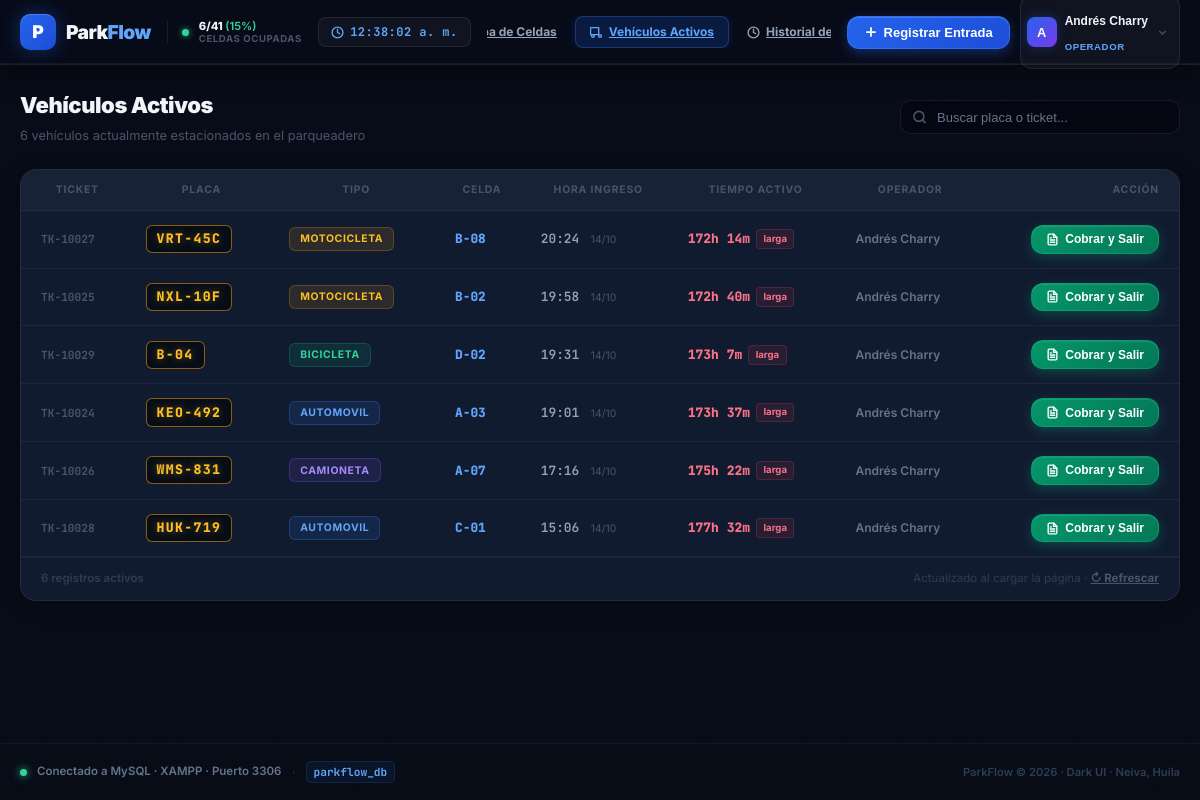
Screenshot of /php-app/index.php?view=active with the database file from the repository.
### tables this page shows
CREATE TABLE `users` (
  `id` VARCHAR(50) NOT NULL,
  `name` VARCHAR(100) NOT NULL,
  `email` VARCHAR(150) NOT NULL UNIQUE,
  `password` VARCHAR(255) NULL,
  `role` ENUM('ADMIN', 'OPERADOR') NOT NULL DEFAULT 'OPERADOR',
  `shift` VARCHAR(50) NULL,
  `active` TINYINT(1) NOT NULL DEFAULT 1,
  `avatar_url` VARCHAR(255) NULL,
  `created_at` DATETIME NOT NULL DEFAULT CURRENT_TIMESTAMP,
  `updated_at` DATETIME NOT NULL DEFAULT CURRENT_TIMESTAMP ON UPDATE CURRENT_TIMESTAMP,
  PRIMARY KEY (`id`)
);

CREATE TABLE `movements` (
  `id` VARCHAR(50) NOT NULL,
  `ticket_number` VARCHAR(50) NOT NULL UNIQUE,
  `plate` VARCHAR(20) NOT NULL,
  `vehicle_type` ENUM('automovil', 'motocicleta', 'camioneta', 'bicicleta') NOT NULL,
  `space_id` VARCHAR(50) NOT NULL,
  `space_code` VARCHAR(20) NOT NULL,
  `entry_time` DATETIME NOT NULL,
  `exit_time` DATETIME NULL,
  `operator_entry_id` VARCHAR(50) NOT NULL,
  `operator_entry_name` VARCHAR(100) NOT NULL,
  `operator_exit_id` VARCHAR(50) NULL,
  `operator_exit_name` VARCHAR(100) NULL,
  `helmets_count` INT NULL DEFAULT 0,
  `entry_notes` TEXT NULL,
  `exit_notes` TEXT NULL,
  `client_name` VARCHAR(100) NULL,
  `client_phone` VARCHAR(50) NULL,
  `total_minutes` INT NULL DEFAULT 0,
  `billed_minutes` INT NULL DEFAULT 0,
  `grace_applied` TINYINT(1) NULL DEFAULT 0,
  `subtotal` DECIMAL(12,2) NULL DEFAULT 0.00,
  `discount` DECIMAL(12,2) NULL DEFAULT 0.00,
  `lost_ticket_charge` TINYINT(1) NULL DEFAULT 0,
  `total_paid` DECIMAL(12,2) NULL DEFAULT 0.00,
  `payment_method` ENUM('efectivo', 'nequi', 'daviplata', 'tarjeta', 'convenio') NULL,
  `amount_received` DECIMAL(12,2) NULL DEFAULT 0.00,
  `change_given` DECIMAL(12,2) NULL DEFAULT 0.00,
  `status` ENUM('activo', 'completado', 'cancelado') NOT NULL DEFAULT 'activo',
  `created_at` DATETIME NOT NULL DEFAULT CURRENT_TIMESTAMP,
  PRIMARY KEY (`id`),
  INDEX `idx_movements_plate` (`plate`),
  INDEX `idx_movements_status` (`status`),
  INDEX `idx_movements_entry` (`entry_time`),
  INDEX `idx_movements_ticket` (`ticket_number`)
);

### php-app/views/active_vehicles.php (the view, shortened to what the rows shown need)
<?php
$db = getDB();
$activeMovements = $db->query("SELECT * FROM `movements` WHERE `status` = 'activo' ORDER BY `entry_time` DESC")->fetchAll();
?>
<div style="display:flex; flex-direction:column; gap:1.5rem;">
  <div style="display:flex; align-items:center; justify-content:space-between; flex-wrap:wrap; gap:1rem;">
    <div>
      <h1 style="margin:0; font-size:1.375rem; font-weight:900; color:#f1f5f9; letter-spacing:-.02em;">Vehículos Activos</h1>
    </div>
  </div>
  <div style="background:var(--bg-card,#111b30); border:1px solid rgba(255,255,255,.07); border-radius:16px; overflow:hidden; box-shadow:0 4px 20px rgba(0,0,0,.3);">
    <?php if (empty($activeMovements)): ?>
      <div style="text-align:center; padding:5rem 1rem; color:#2d3d54;">
        <svg xmlns="http://www.w3.org/2000/svg" width="64" height="64" viewBox="0 0 24 24" fill="none" stroke="currentColor" stroke-width="1.5" stroke-linecap="round" stroke-linejoin="round"
             style="margin:0 auto 1.25rem; display:block; opacity:.25;">
          <rect x="1" y="3" width="15" height="13"/><polygon points="16 8 20 8 23 11 23 16 16 16 16 8"/>
          <circle cx="5.5" cy="18.5" r="2.5"/><circle cx="18.5" cy="18.5" r="2.5"/>
        </svg>
        <p style="font-size:1rem; font-weight:700; color:#475569; margin:0 0 .375rem;">Parqueadero vacío</p>
        <p style="font-size:.8rem; color:#2d3d54;">Los vehículos registrados aparecerán aquí en tiempo real</p>
        <button onclick="openEntryModal()"
                style="margin-top:1.25rem; display:inline-flex; align-items:center; gap:.4rem; padding:.6rem 1.25rem;
                       background:rgba(59,130,246,.12); border:1px solid rgba(59,130,246,.25); border-radius:10px;
                       color:#60a5fa; font-size:.8125rem; font-weight:700; cursor:pointer; transition:all .15s;"
                onmouseover="this.style.background='rgba(59,130,246,.2)'"
                onmouseout="this.style.background='rgba(59,130,246,.12)'">
          <svg xmlns="http://www.w3.org/2000/svg" width="14" height="14" viewBox="0 0 24 24" fill="none" stroke="currentColor" stroke-width="2.5" stroke-linecap="round" stroke-linejoin="round"><line x1="12" y1="5" x2="12" y2="19"/><line x1="5" y1="12" x2="19" y2="12"/></svg>
          Registrar Primera Entrada
        </button>
      </div>
    <?php else: ?>
      <div style="overflow-x:auto;">
        <table class="pf-table" id="activeTable" style="min-width:700px;">
          <thead>
            <tr>
              <th style="padding-left:1.25rem;">Ticket</th>
              <th>Placa</th>
              <th>Tipo</th>
              <th>Celda</th>
              <th>Hora Ingreso</th>
              <th>Tiempo Activo</th>
              <th>Operador</th>
              <th style="text-align:right; padding-right:1.25rem;">Acción</th>
            </tr>
          </thead>
          <tbody>
            <?php foreach ($activeMovements as $m):
              $entryTs = strtotime($m['entry_time']);
              $minutesAgo = max(1, round((time() - $entryTs) / 60));
              $hours = floor($minutesAgo / 60);
              $mins  = $minutesAgo % 60;
              $isLong = $minutesAgo >= 120;
              $typeColors = ['automovil'=>'badge-blue','motocicleta'=>'badge-amber','camioneta'=>'badge-purple','bicicleta'=>'badge-green'];
              $typeBadge = $typeColors[$m['vehicle_type']] ?? 'badge-gray';
            ?>
              <tr class="active-row" style="cursor:default;">
                <td style="padding-left:1.25rem;">
                  <span style="font-family:'JetBrains Mono',monospace; font-size:.7rem; font-weight:700; color:#475569;"><?= htmlspecialchars($m['ticket_number']) ?></span>
                </td>
                <td>
                  <span style="display:inline-block; background:#070d18; border:1px solid rgba(245,158,11,.55); color:#fbbf24;
                               font-family:'JetBrains Mono',monospace; font-weight:900; font-size:.825rem;
                               letter-spacing:.1em; padding:.2rem .625rem; border-radius:6px;
                               text-shadow:0 0 8px rgba(251,191,36,.4);">
                    <?= htmlspecialchars($m['plate']) ?>
                  </span>
                </td>
                <td><span class="badge <?= $typeBadge ?>"><?= $m['vehicle_type'] ?></span></td>
                <td>
                  <span style="font-family:'JetBrains Mono',monospace; font-size:.8rem; font-weight:800; color:#60a5fa;"><?= htmlspecialchars($m['space_code']) ?></span>
                </td>
                <td>
                  <span style="font-size:.8rem; font-weight:600; color:#94a3b8; font-family:'JetBrains Mono',monospace;">
                    <?= date('H:i', $entryTs) ?>
                  </span>
                  <span style="font-size:.65rem; color:#475569; margin-left:.25rem;"><?= date('d/m', $entryTs) ?></span>
                </td>
                <td>
                  <div style="display:flex; align-items:center; gap:.375rem;">
                    <span style="font-family:'JetBrains Mono',monospace; font-size:.8125rem; font-weight:800;
                                 color:<?= $isLong ? '#fb7185' : '#34d399' ?>;">
                      <?= $hours > 0 ? "{$hours}h " : '' ?><?= $mins ?>m
                    </span>
                    <?php if ($isLong): ?>
                      <span style="font-size:.6rem; font-weight:700; color:#fb7185; background:rgba(244,63,94,.1); border:1px solid rgba(244,63,94,.2); padding:.1rem .4rem; border-radius:4px;">larga</span>
                    <?php endif; ?>
                  </div>
                </td>
                <td>
                  <span style="font-size:.75rem; color:#64748b; font-weight:600;"><?= htmlspecialchars($m['operator_entry_name']) ?></span>
                </td>
                <td style="text-align:right; padding-right:1.25rem;">
                  <button onclick='openExitModal(<?= json_encode($m, JSON_HEX_TAG | JSON_HEX_APOS | JSON_HEX_QUOT | JSON_HEX_AMP) ?>)'
                          class="btn-success" style="font-size:.75rem; padding:.4rem .875rem;">
                    Cobrar y Salir
                  </button>
                </td>
              </tr>
            <?php endforeach; ?>
          </tbody>
        </table>
      </div>
    <?php endif; ?>
  </div>
</div>

### php-app/includes/header.php (shortened to what the rows shown need)
<?php
require_once __DIR__ . '/../config/db.php';
$db = getDB();
$currentUser = getCurrentUser();
$allUsers = $db->query("SELECT * FROM `users` WHERE `active` = 1 ORDER BY `role` ASC, `name` ASC")->fetchAll();
?>
<!DOCTYPE html>
<html lang="es">
<head>
  <link rel="stylesheet" href="assets/css/tailwind.local.css">
  <link rel="stylesheet" href="assets/css/app.css">
</head>
<body style="background:#080c18; color:#f1f5f9; min-height:100vh; display:flex; flex-direction:column;">
  <header class="pf-header" style="position:sticky; top:0; z-index:50;">
    <div style="max-width:90rem; margin:0 auto; padding:0 1.25rem; height:64px; display:flex; align-items:center; justify-content:space-between; gap:1rem;">
      <div style="display:flex; align-items:center; gap:.625rem; flex-shrink:0;">
        <div style="position:relative;" id="userMenuWrapper">
          <button onclick="toggleUserMenu()" id="userMenuBtn"
            style="display:flex; align-items:center; gap:.5rem; padding:.375rem .625rem .375rem .375rem;
                   background:rgba(255,255,255,.04); border:1px solid rgba(255,255,255,.08); border-radius:12px;
                   cursor:pointer; transition:all .15s; color:#f1f5f9;">
            <div style="width:30px; height:30px; border-radius:8px; background:linear-gradient(135deg,#2563eb,#7c3aed);
                        display:flex; align-items:center; justify-content:center; font-weight:800; font-size:.8rem; color:white;
                        box-shadow:0 0 12px rgba(37,99,235,.3); flex-shrink:0;">
              <?= strtoupper(substr($currentUser['name'], 0, 1)) ?>
            </div>
            <div style="text-align:left; line-height:1.2;">
              <p style="font-size:.75rem; font-weight:700; color:#f1f5f9; white-space:nowrap; max-width:100px; overflow:hidden; text-overflow:ellipsis;"><?= htmlspecialchars($currentUser['name']) ?></p>
              <p style="font-size:.6rem; font-weight:700; color:<?= $currentUser['role'] === 'ADMIN' ? '#a78bfa' : '#60a5fa' ?>; text-transform:uppercase; letter-spacing:.06em;"><?= $currentUser['role'] ?></p>
            </div>
            <svg xmlns="http://www.w3.org/2000/svg" width="13" height="13" viewBox="0 0 24 24" fill="none" stroke="currentColor" stroke-width="2.5" style="color:#475569; flex-shrink:0;"><polyline points="6 9 12 15 18 9"/></svg>
          </button>
        </div>
      </div>
    </div>
  </header>
  <main style="flex:1; max-width:90rem; width:100%; margin:0 auto; padding:1.5rem 1.25rem; position:relative; z-index:1;">

### rows the page displays
users: name "A", name "Andrés Charry", role "OPERADOR"
movements: ticket_number "TK-10027", plate "VRT-45C", vehicle_type "MOTOCICLETA", space_code "B-08", entry_time "20:24", entry_time "14/10", entry_time "172", entry_time "14", shows "larga", operator_entry_name "Andrés Charry"
movements: ticket_number "TK-10025", plate "NXL-10F", vehicle_type "MOTOCICLETA", space_code "B-02", entry_time "19:58", entry_time "14/10", entry_time "172", entry_time "40", shows "larga", operator_entry_name "Andrés Charry"
movements: ticket_number "TK-10029", plate "B-04", vehicle_type "BICICLETA", space_code "D-02", entry_time "19:31", entry_time "14/10", entry_time "173", entry_time "7", shows "larga", operator_entry_name "Andrés Charry"
movements: ticket_number "TK-10024", plate "KEO-492", vehicle_type "AUTOMOVIL", space_code "A-03", entry_time "19:01", entry_time "14/10", entry_time "173", entry_time "37", shows "larga", operator_entry_name "Andrés Charry"
movements: ticket_number "TK-10026", plate "WMS-831", vehicle_type "CAMIONETA", space_code "A-07", entry_time "17:16", entry_time "14/10", entry_time "175", entry_time "22", shows "larga", operator_entry_name "Andrés Charry"
movements: ticket_number "TK-10028", plate "HUK-719", vehicle_type "AUTOMOVIL", space_code "C-01", entry_time "15:06", entry_time "14/10", entry_time "177", entry_time "32", shows "larga", operator_entry_name "Andrés Charry"

### other values shown
$occupiedSpaces "6"
$totalSpaces "41"
$occupancyRate "15"
$totalActive "6"
